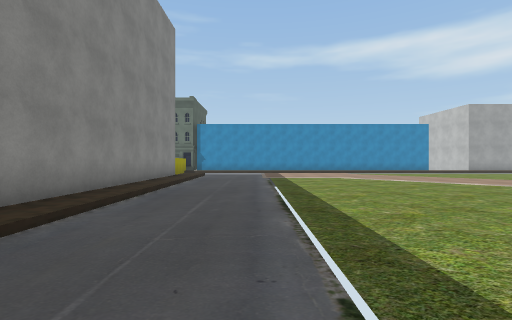
view 1 (above)

24 first-person views from a walk through a scene from a Unity 3-D project. The camera is 1.5 m above the floor, looks level and sees 85° across. The floor is counted in squares, 2 m on a side. Each view is taken from the middle of a square. On the plan, view 1 faces up. The plan holds only what a view shows up to about 10 squares ahead; the rest is blank. The place goes on beyond the plan. Some surface patterns are stand-ins.

view 2
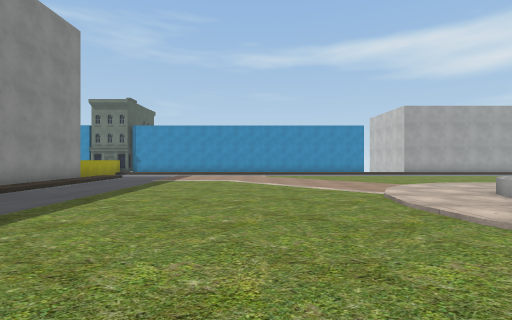

view 3
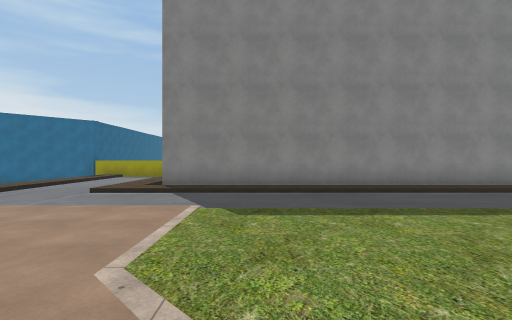

view 4
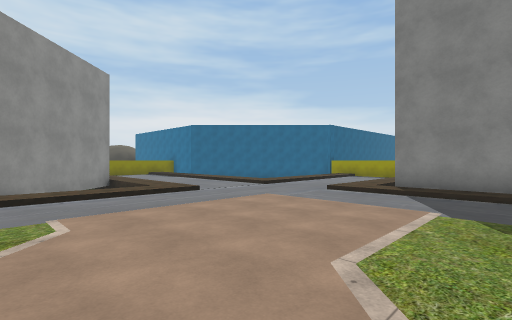

view 5
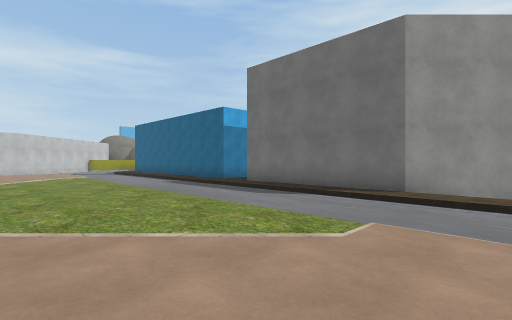

view 6
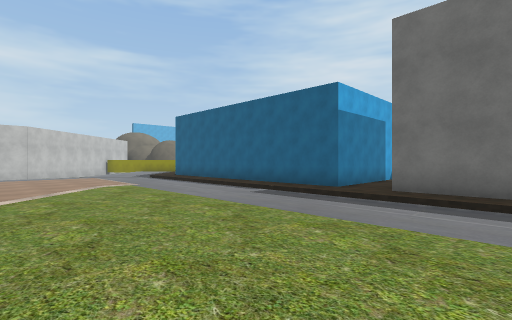

view 7
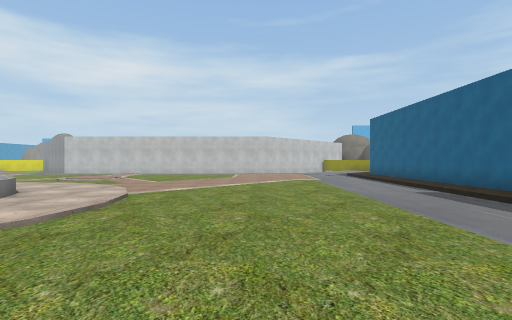

view 8
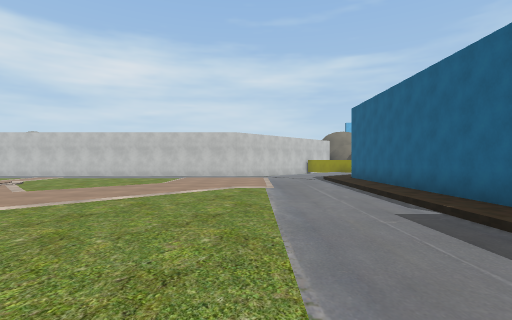

view 9
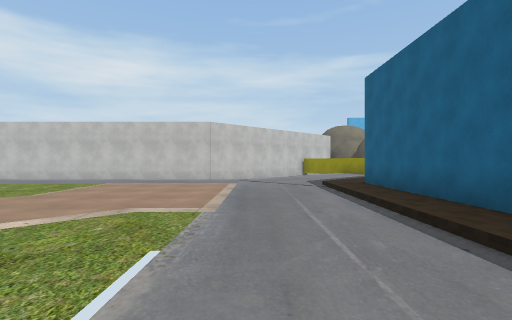

view 10
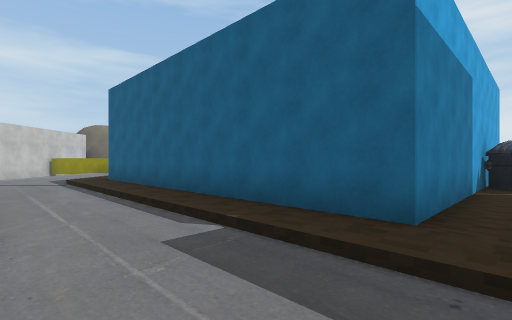

view 11
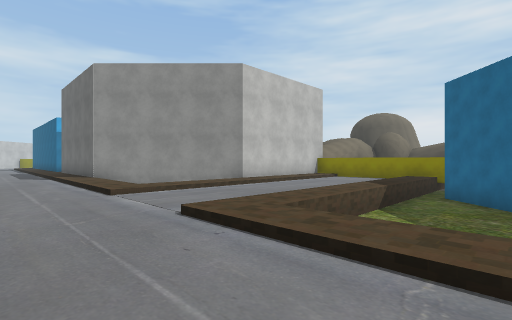

view 12
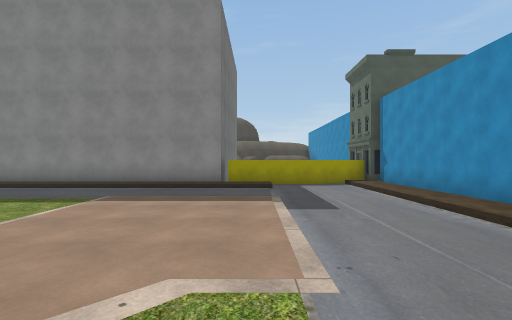

view 13
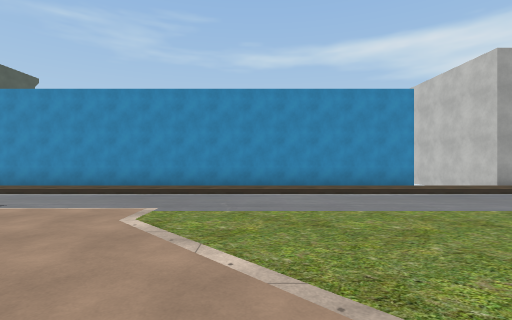

view 14
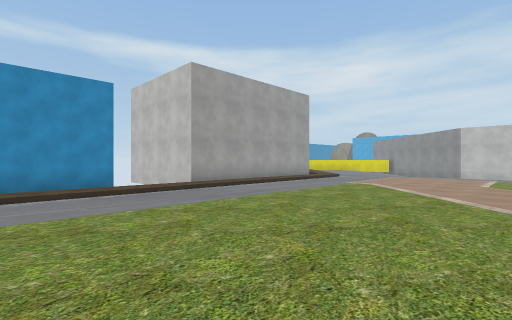

view 15
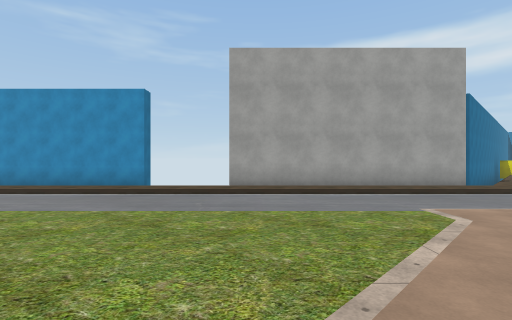

view 16
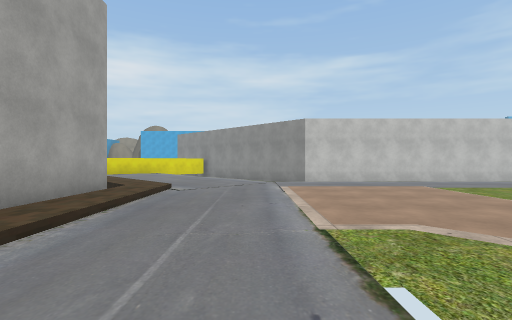

view 17
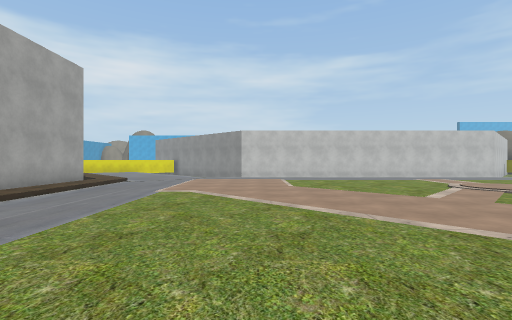

view 18
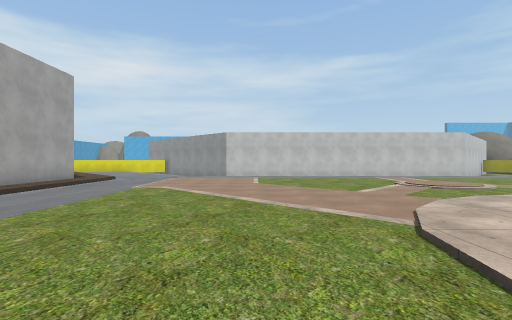

view 19
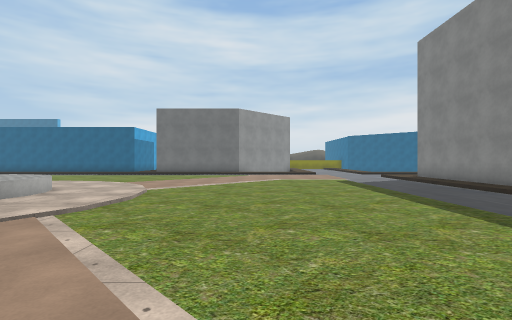

view 20
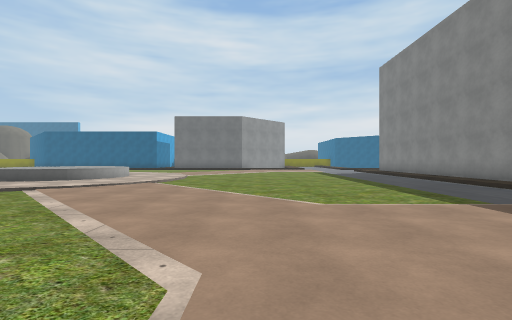

view 21
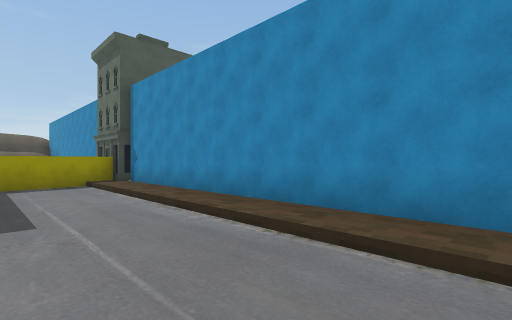

view 22
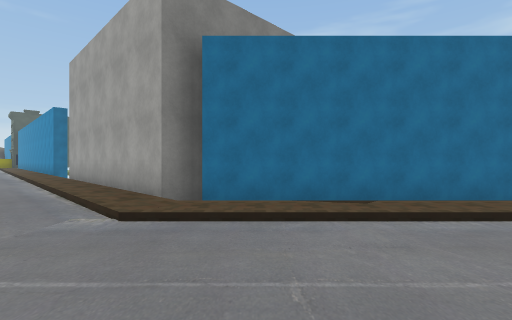

view 23
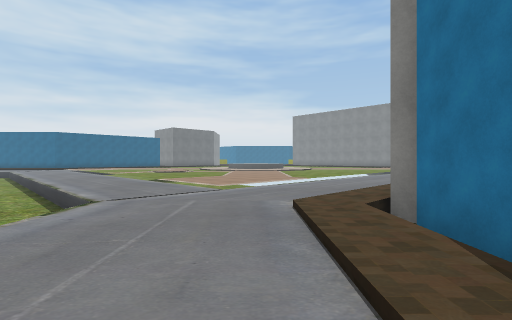

view 24
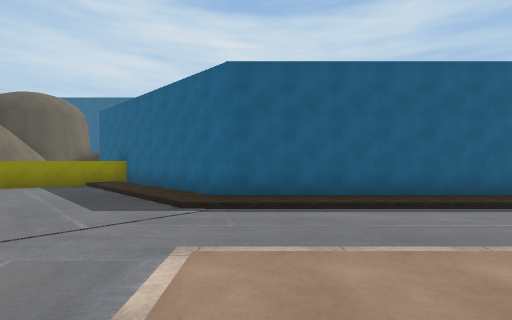

### Floor plan
Key: @ floor where view 1 was taken; # wall or solid block; . main floor; - floor 0.25 m lower than the main floor; / step, stairs or slope; = window, fence, low wall or low ledge; ^ raised ledge; v drop or lower ground; B bin.
Columns run from 6 left of view 1 to 25 right of it. Each row starts with its distance up from view 1.
 21                              ##.
 20                             ##./
 19                            ##./-
 18   ###############  #########./--
 17  ##........................./---
 16  #//////////////////////////----
 15  ##-----------------------------
 14   #----------------------------v
 13   =.--/....................---v
 12   #.--/....................---vv
 11   #.--/....................---vv
 10   #.--/....................---vv
  9   #.---....................---vv
  8   #.---......../../........ --v
  7   #.---.................... --v
  6   #.---....../..^^ ./......  -v
  5   #.---........^    .......
  4   #.---........^^^^........
  3   #.---....../..^^../...... --
  2   #.---.................... --
  1   #.---......../../........ --
  0   #.--@.................... --
 -1   #.---.................... --
 -2   #.---.................... --
 -3   #.---....................---
 -4  ...---....////////////....---
 -5 ------------------------------
 -6 -------------------------------
 -7 ////---/////////////////////----
 -8 vvv.---.vvv######.#########./---
 -9    .---.  ##     .#       ##./--
-10 vvv.---. ##      .#        ##./-
-11 vvv.---.##       .#         ##./
-12 vvv.---.#        .#          ##^
-13 #vv.---         BB#
-14 ##v.--            #

Positions as (right, up) in squares from view 1, and headings:
1: (0, 0), facing up
2: (4, 0), facing up
3: (5, 0), facing left
4: (5, 0), facing down-left
5: (3, -1), facing down-right
6: (8, -1), facing down-right
7: (6, -2), facing right
8: (9, -4), facing right
9: (13, -5), facing right
10: (11, -5), facing down-right
11: (-6, -5), facing down-right
12: (6, 13), facing left
13: (6, 9), facing up
14: (8, 9), facing up-right
15: (14, 9), facing up
16: (14, 14), facing right
17: (10, 11), facing right
18: (9, 10), facing right
19: (4, 10), facing down
20: (4, 14), facing down
21: (5, 14), facing up-left
22: (25, 15), facing up-left
23: (25, 19), facing down-left
24: (20, -2), facing down
